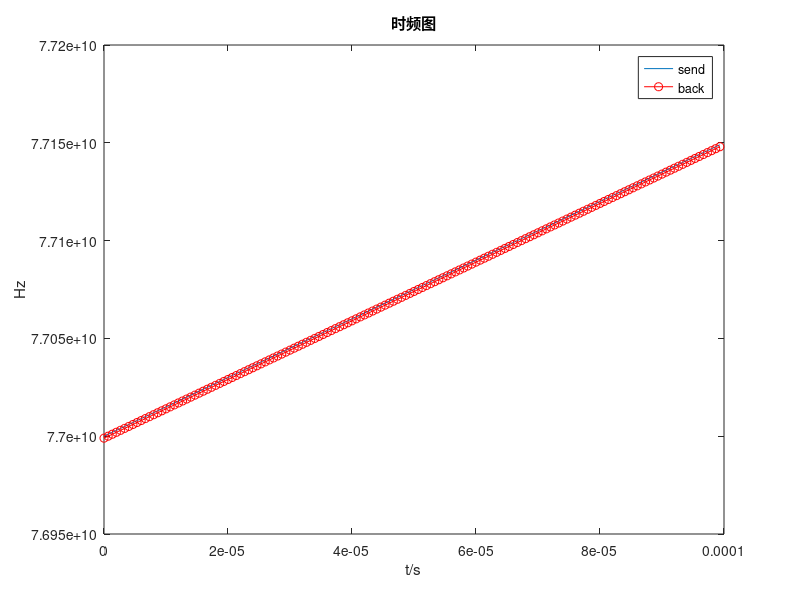
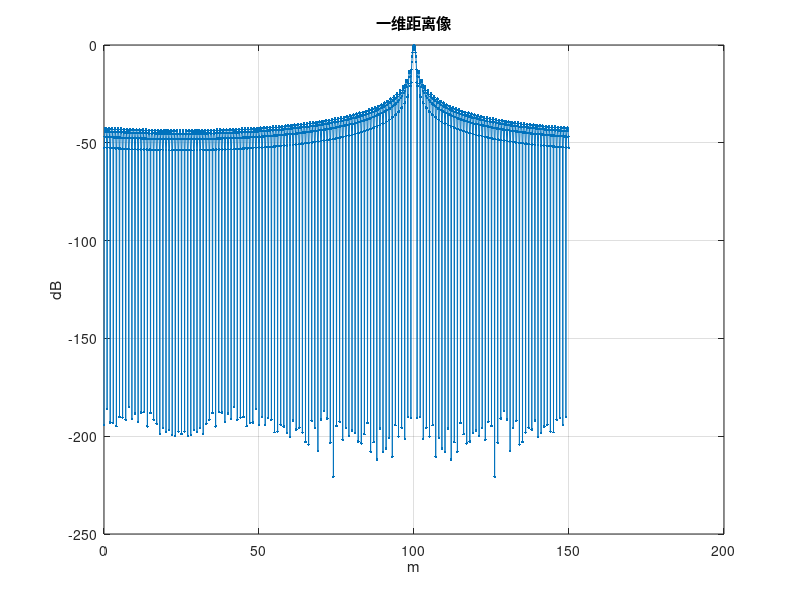

Write MATLAB code to recreate these figures, in order.
clc,clear all,close all;

% 某77GHz雷达发射雷达线性调频信号，中心频率为77.075GHz，带宽150MHz，发射信号时间宽度为100us，光速为 3e8m/s。
% 请产生一个50m静止目标的单个脉冲重复周期时间内的回波，选择合适的采样率fs进行仿真，并给出fs的选择分析依据;
% 1.画出发射信号频率随时间的变化关系，在同一张图上画出回波信号频率随时间的变化关系，给出横纵坐标，曲线标志legend;
% 2.并对回波做去斜处理，再对回波进行 FFT处理，获得一维距离像，画图展示一维距离像，横坐标为距离，
% 纵坐标为归一化幅度/dB，标题为一维距离像
% 提示:发射信号表达式为:y=exp(j*2*pi* ( f0*t + K*t.*t/2))其中f0为起始发射频率，k为调频斜率。
% 回波信号为 y=exp(-j*2*pi* ( f0*t + 0.5*k.* (t-delay).* (t-delay ) ) ) ;

c=3.0e8;
f0=77e9;
T=100e-6;%chirp带宽
B=150e6;
K=B/T;
fs = 1.500e6;
ts=1/fs;
t=0:ts:1*T-ts;
fast_t=mod(t,T);
N=1*length(t);
R=100;
time_delay=2*R/c;
f=f0+K*t;
f_echo=f0+K*(t-time_delay);

send = exp(j*2*pi*(f0*t+K*t.*t/2));
% send = exp(j*2*pi* (f0*t + 0.5*t.*t/2));
echo = exp(j*2*pi*(f0*(t-time_delay)+K*(t-time_delay).*(t-time_delay)/2));
% echo = exp(-j*2*pi*(f0*(t-time_delay)+0.5*(t-time_delay).*(t-time_delay)/2));
% echo = circshift(send,[round(time_delay/ts),1]);
echo_baseband = send.*conj(echo);

fftn = 10*N;
echo_baseband_fft = abs(fft(echo_baseband,fftn));
echo_baseband_fft_db = 20*log10(echo_baseband_fft/max(echo_baseband_fft));
f_x = linspace(0,fs-fs/fftn,fftn);
r_x = f_x/K*c/2;

figure;
plot(t,f,'-',t,f_echo,'ro-');
title('时频图');
xlabel('t/s');
ylabel('Hz');
legend('send','back');

figure;
plot(r_x,echo_baseband_fft_db, '.-');
title('一维距离像');
xlabel('m');
ylabel('dB');
grid on;zoom on;

